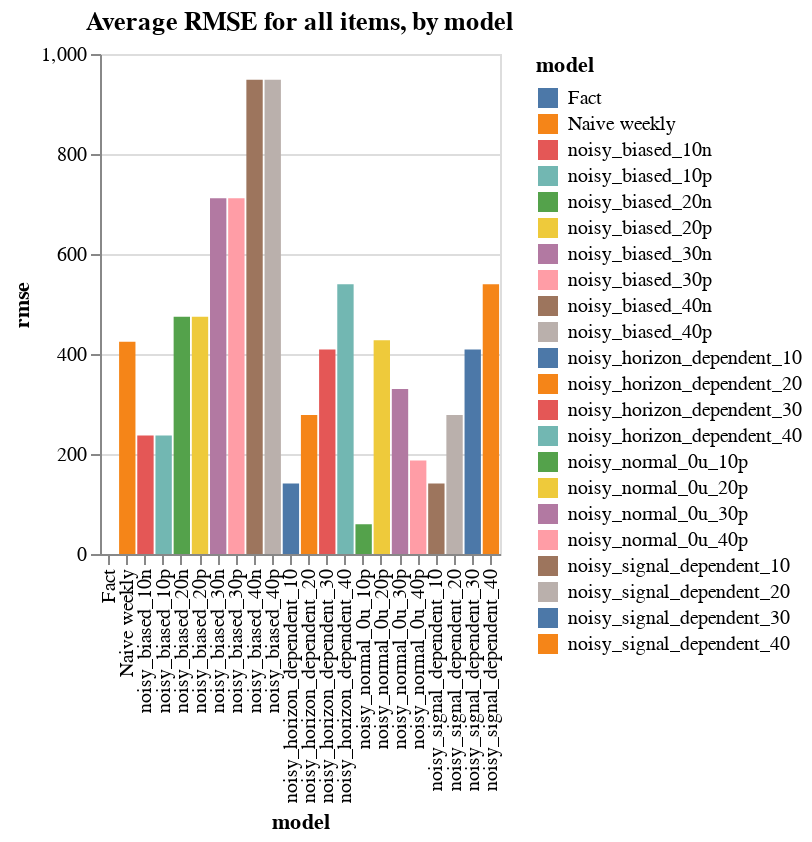

Notebook cell for this chart:
### Code cell
alt.Chart((eval_df.groupby(['model']).sum()[['rmse_normalized','rmse']]/3).reset_index(),
         title='Average RMSE for all items, by model').mark_bar().encode(
    x=alt.X('model:N'),
    y=alt.Y('rmse:Q',scale=alt.Scale(zero=False)),
    color=alt.Color('model:N'),
).properties(width=200, height=250)#.interactive()

### Figure 1 — Vega-Lite specification as saved in the notebook (floating-point values rounded to 4 significant figures)
{"config": {"view": {"continuousWidth": 400, "continuousHeight": 300}}, "data": {"name": "data-782e485f00402d72fee70851e45b00d7"}, "mark": "bar", "encoding": {"color": {"type": "nominal", "field": "model"}, "x": {"type": "nominal", "field": "model"}, "y": {"type": "quantitative", "field": "rmse", "scale": {"zero": false}}}, "height": 250, "title": "Average RMSE for all items, by model", "width": 200, "$schema": "https://vega.github.io/schema/vega-lite/v4.8.1.json", "datasets": {"data-782e485f00402d72fee70851e45b00d7": [{"model": "Fact", "rmse_normalized": 0.0, "rmse": 0.0}, {"model": "Naive weekly", "rmse_normalized": 1.0, "rmse": 424.5}, {"model": "noisy_biased_10n", "rmse_normalized": 0.5612, "rmse": 237.2}, {"model": "noisy_biased_10p", "rmse_normalized": 0.5612, "rmse": 237.2}, {"model": "noisy_biased_20n", "rmse_normalized": 1.122, "rmse": 474.3}, {"model": "noisy_biased_20p", "rmse_normalized": 1.122, "rmse": 474.3}, {"model": "noisy_biased_30n", "rmse_normalized": 1.684, "rmse": 711.5}, {"model": "noisy_biased_30p", "rmse_normalized": 1.684, "rmse": 711.5}, {"model": "noisy_biased_40n", "rmse_normalized": 2.245, "rmse": 948.6}, {"model": "noisy_biased_40p", "rmse_normalized": 2.245, "rmse": 948.6}, {"model": "noisy_horizon_dependent_10", "rmse_normalized": 0.3328, "rmse": 140.9}, {"model": "noisy_horizon_dependent_20", "rmse_normalized": 0.6541, "rmse": 278.0}, {"model": "noisy_horizon_dependent_30", "rmse_normalized": 0.9694, "rmse": 409.0}, {"model": "noisy_horizon_dependent_40", "rmse_normalized": 1.28, "rmse": 539.7}, {"model": "noisy_normal_0u_10p", "rmse_normalized": 0.1408, "rmse": 59.51}, {"model": "noisy_normal_0u_20p", "rmse_normalized": 1.012, "rmse": 427.6}, {"model": "noisy_normal_0u_30p", "rmse_normalized": 0.7812, "rmse": 330.1}, {"model": "noisy_normal_0u_40p", "rmse_normalized": 0.4429, "rmse": 187.2}, {"model": "noisy_signal_dependent_10", "rmse_normalized": 0.3328, "rmse": 140.9}, {"model": "noisy_signal_dependent_20", "rmse_normalized": 0.6541, "rmse": 278.0}, {"model": "noisy_signal_dependent_30", "rmse_normalized": 0.9694, "rmse": 409.0}, {"model": "noisy_signal_dependent_40", "rmse_normalized": 1.28, "rmse": 539.7}]}}
